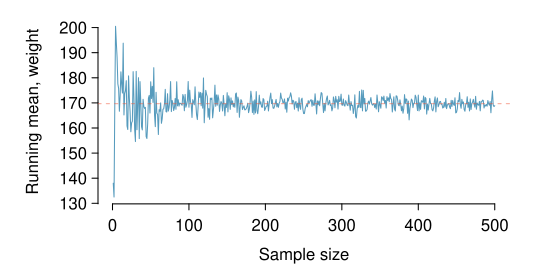

R code for this plot:
library(openintro)
data(COL)

#set parameters
replicates = 500

#set seed
set.seed(5011)

sample.means = vector("numeric", replicates)

#calculate sample means
for(k in 1:replicates){
  sample.rows = sample(nrow(cdc), k)
  sample.means[k] = mean(cdc$weight[sample.rows], na.rm = TRUE)
}

m.pop <- mean(cdc$weight)

myPDF('cdcWeightRunningMeanNew.pdf', 5.5, 2.7,
      mar=c(3.3, 4.9, 1, 2))

plot(sample.means,
     type = "l",
     axes = FALSE,
     xlab = "",
     ylab = "Running mean, weight",
     col = COL[1],
     lwd = 1,
     ylim = range(sample.means))
axis(1, at = seq(0, 500, 100))
axis(2, at = seq(0,200,10))
abline(h = m.pop, lty = 2, col = COL[4,3])
mtext("Sample size", 1, 2)
dev.off()
